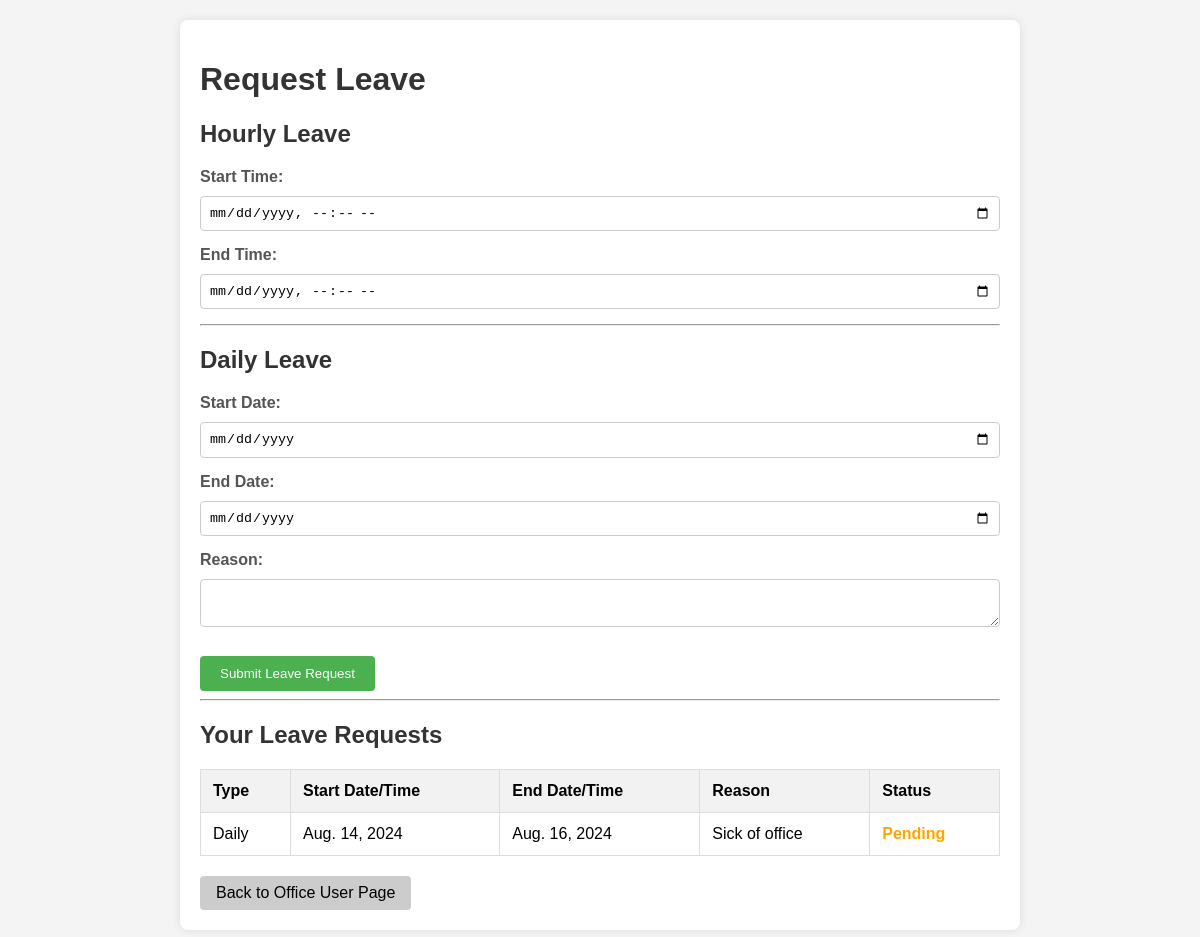
The app's page /leave/ (signed in) with its own data.
### daftarMain/models.py (models this page shows, shortened)
class Leave(models.Model):
    office_user = models.ForeignKey(OfficeUser, on_delete=models.CASCADE)
    leave_type = models.CharField(max_length=10, choices=[('hourly', 'Hourly'), ('daily', 'Daily')])
    start_time = models.DateTimeField(null=True, blank=True)
    end_time = models.DateTimeField(null=True, blank=True)
    start_date = models.DateField(null=True, blank=True)
    end_date = models.DateField(null=True, blank=True)
    reason = models.TextField(null=True, blank=True)
    approved = models.BooleanField(default=None, null=True, blank=True)

### daftarMain/views.py (the view, shortened to what this page needs)
# urls.py: path('leave/', views.leave_page, name='leave_page'),
@login_required
def leave_page(request):
    office_user = get_object_or_404(OfficeUser, user=request.user)
    leave_requests = Leave.objects.filter(office_user=office_user).order_by('-start_date', '-start_time')
    return render(request, 'leave_page.html', {
        'leave_requests': leave_requests
    })

### daftarMain/templates/leave_page.html (shortened to what this page needs)
<!DOCTYPE html>
<html lang="en">
<head>
</head>
<body>
    <div class="container">
        <h1>Request Leave</h1>
        <form method="POST" class="form-leave-request">
            <h2>Hourly Leave</h2>
            <div class="form-group">
                <label for="hourly_start_time">Start Time:</label>
                <input type="datetime-local" id="hourly_start_time" name="hourly_start_time" class="form-control">
            </div>
            <div class="form-group">
                <label for="hourly_end_time">End Time:</label>
                <input type="datetime-local" id="hourly_end_time" name="hourly_end_time" class="form-control">
            </div>
            <hr>
            <h2>Daily Leave</h2>
            <div class="form-group">
                <label for="start_date">Start Date:</label>
                <input type="date" id="start_date" name="start_date" class="form-control">
            </div>
            <div class="form-group">
                <label for="end_date">End Date:</label>
                <input type="date" id="end_date" name="end_date" class="form-control">
            </div>
            <div class="form-group">
                <label for="leave_reason">Reason:</label>
                <textarea id="leave_reason" name="leave_reason" class="form-control"></textarea>
            </div>
            <button type="submit" class="btn btn-primary">Submit Leave Request</button>
        </form>
        <hr>
        <h2>Your Leave Requests</h2>
        <table>
            <thead>
                <tr>
                    <th>Type</th>
                    <th>Start Date/Time</th>
                    <th>End Date/Time</th>
                    <th>Reason</th>
                    <th>Status</th>
                </tr>
            </thead>
            <tbody>
                {% for leave in leave_requests %}
                <tr>
                    <td>{{ leave.get_leave_type_display }}</td>
                    <td>
                        {% if leave.start_date %}
                            {{ leave.start_date }}
                        {% else %}
                            {{ leave.start_time }}
                        {% endif %}
                    </td>
                    <td>
                        {% if leave.end_date %}
                            {{ leave.end_date }}
                        {% else %}
                            {{ leave.end_time }}
                        {% endif %}
                    </td>
                    <td>{{ leave.reason }}</td>
                    <td>
                        {% if leave.approved is True %}
                            <span class="status-approved">Approved</span>
                        {% elif leave.approved is False %}
                            <span class="status-denied">Denied</span>
                        {% else %}
                            <span class="status-pending">Pending</span>
                        {% endif %}
                    </td>
                </tr>
                {% endfor %}
            </tbody>
        </table>
        <a href="{% url 'office_user_page' %}" class="btn-secondary">Back to Office User Page</a>
    </div>
</body>
</html>

### daftarMain/templates/leave_page.html (style rules this page uses)
body { font-family: Arial, sans-serif; margin: 0; padding: 20px; background-color: #f4f4f4; }
.container { max-width: 800px; margin: 0 auto; background: #fff; padding: 20px; border-radius: 8px; box-shadow: 0 0 10px rgba(0, 0, 0, 0.1); }
h1, h2 { color: #333; }
.form-group { margin-bottom: 15px; }
label { display: block; margin-bottom: 5px; font-weight: bold; color: #555; }
input[type="date"], input[type="datetime-local"], textarea { width: 100%; padding: 8px; margin-top: 5px; border: 1px solid #ccc; border-radius: 4px; box-sizing: border-box; }
button { background-color: #4CAF50; color: white; padding: 10px 20px; border: none; border-radius: 4px; cursor: pointer; margin-top: 10px; }
table { width: 100%; border-collapse: collapse; margin-top: 20px; }
table, th, td { border: 1px solid #ddd; }
th, td { padding: 12px; text-align: left; }
th { background-color: #f2f2f2; }
.status-pending { color: orange; font-weight: bold; }
.btn-secondary { display: inline-block; padding: 8px 16px; background-color: #ccc; color: black; text-decoration: none; border-radius: 4px; margin-top: 20px; }

### records on screen
Leave: leave_type "Daily", start_date "Aug. 14, 2024", end_date "Aug. 16, 2024", reason "Sick of office", shows "Pending"
